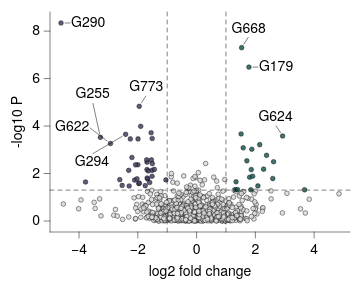

Write a Vega-Lite specification for this figure.
### Vega-Lite specification from a JSON file in a GitHub repository (floating-point values rounded to 4 significant figures; data arrays with more than 128 entries replaced by an {"elided": "..."} marker saying what was removed)
{"background": null, "config": {"arc": {"fill": "#DBDBDB", "fillOpacity": 1.0, "innerRadius": 27.5, "padAngle": 0.03, "stroke": "black", "strokeOpacity": 1, "strokeWidth": 0.25}, "area": {"fill": "#DBDBDB", "fillOpacity": 1.0, "stroke": "black", "strokeOpacity": 1, "strokeWidth": 0.25}, "axis": {"domain": true, "domainCap": "round", "domainColor": "black", "domainWidth": 0.25, "grid": false, "gridCap": "round", "gridColor": "#F1F1F1", "gridDash": [0, 0], "gridOpacity": 1.0, "gridWidth": 0.25, "labelColor": "black", "labelFont": "Helvetica Neue, HelveticaNeue, Helvetica, Arial, sans-serif", "labelFontSize": 7, "labelFontStyle": "normal", "labelFontWeight": 400, "offset": 0, "ticks": true, "tickCap": "round", "tickColor": "black", "tickRound": false, "tickSize": 3, "tickWidth": 0.25, "titleColor": "black", "titleFont": "Helvetica Neue, HelveticaNeue, Helvetica, Arial, sans-serif", "titleFontSize": 7, "titleFontStyle": "normal", "titleFontWeight": 400}, "axisX": {"domain": true, "labelAlign": "center", "labelAngle": 0, "labels": true, "ticks": true, "translate": 0}, "axisY": {"domain": true, "labelAlign": "right", "labelAngle": 0, "labels": true, "ticks": true, "translate": 0}, "axisRight": {"domain": true, "labelAlign": "left", "labelAngle": 0, "labels": true, "ticks": true, "translate": 0}, "axisTop": {"domain": true, "labelAlign": "center", "labelAngle": 0, "labels": true, "ticks": true, "translate": 0}, "axisBand": {"tickOffset": 0}, "bar": {"fill": "#DBDBDB", "fillOpacity": 1.0, "stroke": "black", "strokeOpacity": 1, "strokeWidth": 0.25}, "boxplot": {"size": 9.9, "ticks": {"cornerRadius": 0.25, "fill": "black", "opacity": 1, "size": 4.95, "thickness": 0.25}, "box": {"fillOpacity": 1.0, "stroke": "black", "strokeOpacity": 1, "strokeWidth": 0.25}, "median": {"cornerRadius": 0, "fill": "black", "fillOpacity": 1.0, "opacity": 1, "size": 9.9, "thickness": 0.25}, "rule": {"fill": "black", "fillOpacity": 1.0, "size": 11.0, "stroke": "black", "strokeDash": [0, 0], "strokeOpacity": 1, "strokeWidth": 0.25}, "outliers": {"color": "black", "fill": "black", "fillOpacity": 1.0, "size": 0, "stroke": "black", "strokeOpacity": 1, "strokeWidth": 0.25}}, "circle": {"fill": "black", "fillOpacity": 1.0, "size": 1.375, "stroke": null, "strokeOpacity": 1, "strokeWidth": 0.25}, "errorband": {"band": {"fillOpacity": 0.6, "stroke": null, "strokeWidth": 0.25, "strokeOpacity": 1}, "borders": {"opacity": 0, "strokeOpacity": 1, "strokeWidth": 0.25}}, "errorbar": {"opacity": 1, "rule": {"strokeDash": [0, 0], "strokeWidth": 0.25}, "ticks": {"color": "black", "cornerRadius": 0.125, "opacity": 1, "size": 6.6, "thickness": 0.25}, "thickness": 0.25}, "font": "Helvetica Neue, HelveticaNeue, Helvetica, Arial, sans-serif", "geoshape": {"fill": "#DBDBDB", "fillOpacity": 1.0, "stroke": "black", "strokeOpacity": 1, "strokeWidth": 0.25}, "header": {"labelColor": "black", "labelFont": "Helvetica Neue, HelveticaNeue, Helvetica, Arial, sans-serif", "labelFontSize": 7, "labelFontStyle": "normal", "labelFontWeight": 400, "titleColor": "black", "titleFont": "Helvetica Neue, HelveticaNeue, Helvetica, Arial, sans-serif", "titleFontSize": 7, "titleFontStyle": "normal", "titleFontWeight": 400, "titlePadding": 0}, "legend": {"disable": false, "offset": 4.5, "titlePadding": 4, "labelOffset": 2, "gradientLabelOffset": 2, "columnPadding": 4, "rowPadding": 2, "gradientLength": 55.0, "gradientThickness": 5.5, "gradientOpacity": 1.0, "gradientStrokeColor": "black", "gradientStrokeWidth": 0.25, "labelColor": "black", "labelFont": "Helvetica Neue, HelveticaNeue, Helvetica, Arial, sans-serif", "labelFontSize": 7, "labelFontStyle": "normal", "labelFontWeight": 400, "strokeColor": "black", "strokeWidth": 0, "symbolSize": 42, "symbolStrokeColor": "black", "symbolStrokeWidth": 0.25, "titleColor": "black", "titleFont": "Helvetica Neue, HelveticaNeue, Helvetica, Arial, sans-serif", "titleFontSize": 7, "titleFontStyle": "normal", "titleFontWeight": 400}, "line": {"color": "black", "stroke": "black", "strokeCap": "butt", "strokeDash": [0, 0], "strokeOpacity": 1, "strokeWidth": 0.5}, "point": {"filled": true, "fill": "#DBDBDB", "fillOpacity": 1.0, "size": 5.5, "stroke": "black", "strokeOpacity": 1, "strokeWidth": 0.25}, "range": {"category": ["#B2B2B2", "#4A7CD3", "#008542", "#664CAF", "#509F98", "#636363", "#284F93", "#005226", "#382864", "#285753"], "diverging": {"scheme": ["#443E60", "#5F597E", "#7C759B", "#9994B6", "#B7B4CC", "#D6D5DC", "#F6F6F6", "#D1DAD9", "#A4C2BF", "#7AA9A4", "#578E89", "#37736E", "#1B5954"]}, "heatmap": {"scheme": ["#440154", "#472270", "#433E82", "#38598C", "#2C728E", "#238A8D", "#24A086", "#39B578", "#5DC862", "#96D646", "#CAE02D", "#FDE724"]}, "ordinal": {"scheme": ["#F1F1F1", "#DBDBDB", "#C6C6C6", "#B2B2B2", "#9D9D9D", "#898989", "#767676", "#636363", "#515151", "#404040", "#2F2F2F", "#1F1F1F"]}, "ramp": {"scheme": ["#440154", "#472270", "#433E82", "#38598C", "#2C728E", "#238A8D", "#24A086", "#39B578", "#5DC862", "#96D646", "#CAE02D", "#FDE724"]}}, "rule": {"color": "black", "stroke": "black", "strokeCap": "round", "strokeDash": [2, 2], "strokeOpacity": 1, "strokeWidth": 0.25}, "scale": {"barBandPaddingInner": 0.1, "rectBandPaddingInner": 0, "tickBandPaddingInner": 0.1, "bandPaddingOuter": 0.1, "bandWithNestedOffsetPaddingInner": 0.2, "bandWithNestedOffsetPaddingOuter": 0.2, "offsetBandPaddingInner": 0, "offsetBandPaddingOuter": 0, "continuousPadding": 5.5, "round": false}, "rect": {"fill": "#DBDBDB", "fillOpacity": 1.0, "stroke": "black", "strokeOpacity": 1, "strokeWidth": 0.25}, "square": {"fill": "#DBDBDB", "fillOpacity": 1.0, "size": 11.0, "stroke": "black", "strokeOpacity": 1, "strokeWidth": 0.25}, "text": {"color": "black", "font": "Helvetica Neue, HelveticaNeue, Helvetica, Arial, sans-serif", "fontSize": 7, "fontStyle": "normal", "fontWeight": 400}, "tick": {"color": "black", "cornerRadius": 0.125, "opacity": 1.0, "size": 9.9, "thickness": 0.25}, "title": {"anchor": "middle", "frame": "group", "color": "black", "font": "Helvetica Neue, HelveticaNeue, Helvetica, Arial, sans-serif", "fontSize": 7, "fontStyle": "normal", "fontWeight": 400, "subtitleColor": "black", "subtitleFont": "Helvetica Neue, HelveticaNeue, Helvetica, Arial, sans-serif", "subtitleFontSize": 7, "subtitleFontStyle": "normal", "subtitleFontWeight": 400}, "trail": {"color": "black", "opacity": 1, "size": 0.5}, "view": {"continuousWidth": 150, "continuousHeight": 110, "discreteWidth": 150, "discreteHeight": 110, "fill": null, "stroke": null, "strokeWidth": 0.25}}, "layer": [{"data": {"name": "data-89c060c72859b0c41b1a176ead185f7e"}, "mark": {"type": "point", "opacity": 0.85}, "encoding": {"color": {"condition": {"test": "datum.significance === 'Non-differential'", "value": "#DBDBDB"}, "field": "__dysonsphere_volcano_significance_score", "legend": null, "scale": {"domain": [-1, 1], "domainMid": 0}, "type": "quantitative"}, "x": {"field": "log2fc", "title": "log2 fold change", "type": "quantitative", "scale": {"nice": false}}, "y": {"field": "neglog10p", "title": "-log10 P", "type": "quantitative", "scale": {"nice": false}}}, "transform": [{"calculate": "datum.significance === 'Gained' ? 1 : datum.significance === 'Lost' ? -1 : 0", "as": "__dysonsphere_volcano_significance_score"}]}, {"data": {"values": [{"__dysonsphere__": 1}]}, "mark": {"type": "rule", "opacity": 1.0}, "encoding": {"x": {"datum": -1.0}}}, {"data": {"values": [{"__dysonsphere__": 1}]}, "mark": {"type": "rule", "opacity": 1.0}, "encoding": {"x": {"datum": 1.0}}}, {"data": {"values": [{"__dysonsphere__": 1}]}, "mark": {"type": "rule", "opacity": 1.0}, "encoding": {"y": {"datum": 1.301}}}, {"layer": [{"data": {"values": [{"__dysonsphere__": 1}]}, "mark": {"type": "rule", "strokeDash": [0, 0]}, "encoding": {"x": {"datum": 1.92, "scale": {"domain": [-4.614, 4.847]}}, "x2": {"datum": 2.088}, "y": {"datum": 6.485, "scale": {"domain": [0.000247, 8.343]}}, "y2": {"datum": 6.485}}}, {"data": {"values": [{"__dysonsphere__": 1}]}, "mark": {"type": "text", "align": "left", "baseline": "middle", "fontSize": 7}, "encoding": {"text": {"value": "G179"}, "x": {"datum": 2.122, "scale": {"domain": [-4.614, 4.847]}}, "y": {"datum": 6.485, "scale": {"domain": [0.000247, 8.343]}}}}, {"data": {"values": [{"__dysonsphere__": 1}]}, "mark": {"type": "rule", "strokeDash": [0, 0]}, "encoding": {"x": {"datum": -3.303, "scale": {"domain": [-4.614, 4.847]}}, "x2": {"datum": -3.527}, "y": {"datum": 3.69, "scale": {"domain": [0.000247, 8.343]}}, "y2": {"datum": 4.954}}}, {"data": {"values": [{"__dysonsphere__": 1}]}, "mark": {"type": "text", "align": "center", "baseline": "middle", "fontSize": 7}, "encoding": {"text": {"value": "G255"}, "x": {"datum": -3.534, "scale": {"domain": [-4.614, 4.847]}}, "y": {"datum": 5.337, "scale": {"domain": [0.000247, 8.343]}}}}, {"data": {"values": [{"__dysonsphere__": 1}]}, "mark": {"type": "rule", "strokeDash": [0, 0]}, "encoding": {"x": {"datum": -4.476, "scale": {"domain": [-4.614, 4.847]}}, "x2": {"datum": -4.307}, "y": {"datum": 8.343, "scale": {"domain": [0.000247, 8.343]}}, "y2": {"datum": 8.343}}}, {"data": {"values": [{"__dysonsphere__": 1}]}, "mark": {"type": "text", "align": "left", "baseline": "middle", "fontSize": 7}, "encoding": {"text": {"value": "G290"}, "x": {"datum": -4.274, "scale": {"domain": [-4.614, 4.847]}}, "y": {"datum": 8.343, "scale": {"domain": [0.000247, 8.343]}}}}, {"data": {"values": [{"__dysonsphere__": 1}]}, "mark": {"type": "rule", "strokeDash": [0, 0]}, "encoding": {"x": {"datum": -2.533, "scale": {"domain": [-4.614, 4.847]}}, "x2": {"datum": -3.535}, "y": {"datum": 3.566, "scale": {"domain": [0.000247, 8.343]}}, "y2": {"datum": 2.834}}}, {"data": {"values": [{"__dysonsphere__": 1}]}, "mark": {"type": "text", "align": "center", "baseline": "middle", "fontSize": 7}, "encoding": {"text": {"value": "G294"}, "x": {"datum": -3.563, "scale": {"domain": [-4.614, 4.847]}}, "y": {"datum": 2.469, "scale": {"domain": [0.000247, 8.343]}}}}, {"data": {"values": [{"__dysonsphere__": 1}]}, "mark": {"type": "rule", "strokeDash": [0, 0]}, "encoding": {"x": {"datum": -3.04, "scale": {"domain": [-4.614, 4.847]}}, "x2": {"datum": -3.626}, "y": {"datum": 3.368, "scale": {"domain": [0.000247, 8.343]}}, "y2": {"datum": 3.919}}}, {"data": {"values": [{"__dysonsphere__": 1}]}, "mark": {"type": "text", "align": "right", "baseline": "middle", "fontSize": 7}, "encoding": {"text": {"value": "G622"}, "x": {"datum": -3.653, "scale": {"domain": [-4.614, 4.847]}}, "y": {"datum": 3.944, "scale": {"domain": [0.000247, 8.343]}}}}, {"data": {"values": [{"__dysonsphere__": 1}]}, "mark": {"type": "rule", "strokeDash": [0, 0]}, "encoding": {"x": {"datum": 2.853, "scale": {"domain": [-4.614, 4.847]}}, "x2": {"datum": 2.705}, "y": {"datum": 3.726, "scale": {"domain": [0.000247, 8.343]}}, "y2": {"datum": 4.011}}}, {"data": {"values": [{"__dysonsphere__": 1}]}, "mark": {"type": "text", "align": "center", "baseline": "middle", "fontSize": 7}, "encoding": {"text": {"value": "G624"}, "x": {"datum": 2.688, "scale": {"domain": [-4.614, 4.847]}}, "y": {"datum": 4.39, "scale": {"domain": [0.000247, 8.343]}}}}, {"data": {"values": [{"__dysonsphere__": 1}]}, "mark": {"type": "rule", "strokeDash": [0, 0]}, "encoding": {"x": {"datum": 1.607, "scale": {"domain": [-4.614, 4.847]}}, "x2": {"datum": 1.755}, "y": {"datum": 7.446, "scale": {"domain": [0.000247, 8.343]}}, "y2": {"datum": 7.731}}}, {"data": {"values": [{"__dysonsphere__": 1}]}, "mark": {"type": "text", "align": "center", "baseline": "middle", "fontSize": 7}, "encoding": {"text": {"value": "G668"}, "x": {"datum": 1.773, "scale": {"domain": [-4.614, 4.847]}}, "y": {"datum": 8.11, "scale": {"domain": [0.000247, 8.343]}}}}, {"data": {"values": [{"__dysonsphere__": 1}]}, "mark": {"type": "rule", "strokeDash": [0, 0]}, "encoding": {"x": {"datum": -1.878, "scale": {"domain": [-4.614, 4.847]}}, "x2": {"datum": -1.73}, "y": {"datum": 4.975, "scale": {"domain": [0.000247, 8.343]}}, "y2": {"datum": 5.26}}}, {"data": {"values": [{"__dysonsphere__": 1}]}, "mark": {"type": "text", "align": "center", "baseline": "middle", "fontSize": 7}, "encoding": {"text": {"value": "G773"}, "x": {"datum": -1.712, "scale": {"domain": [-4.614, 4.847]}}, "y": {"datum": 5.639, "scale": {"domain": [0.000247, 8.343]}}}}]}], "name": "__dysonsphere_ext_biology_1", "resolve": {"scale": {"color": "independent"}}, "$schema": "https://vega.github.io/schema/vega-lite/v6.4.1.json", "datasets": {"data-89c060c72859b0c41b1a176ead185f7e": {"elided": "800 records"}}}
